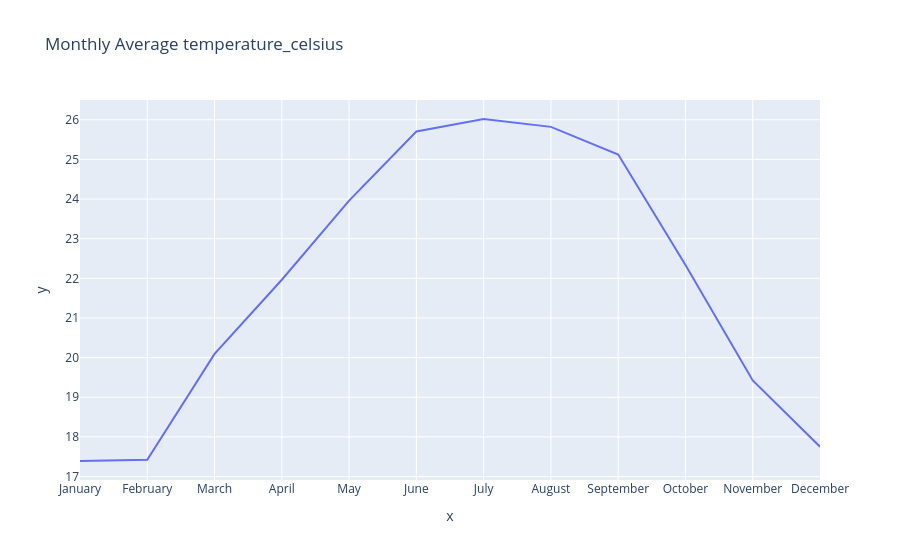

Source (notebook cell):
### Markdown cell above
### Seasonal Patterns

### Code cell
# Seasonal patterns analysis
df['month_name'] = df[date_col].dt.month_name()
df['season'] = df[date_col].dt.month%12 // 3 + 1
season_map = {1:'Winter', 2:'Spring', 3:'Summer', 4:'Fall'}
df['season_name'] = df['season'].map(season_map)

# Monthly trends for first numeric variable
if num_cols:
    var = num_cols[0]
    monthly_avg = df.groupby('month_name')[var].mean().reindex(['January','February','March','April','May','June','July','August','September','October','November','December'])
    fig = px.line(x=monthly_avg.index, y=monthly_avg.values, title=f'Monthly Average {var}')
    fig.show()

### Figure 1 — Plotly figure (JSON) as saved in the notebook; plotly's stock layout.template omitted (floating-point values rounded to 4 significant figures)
{"data": [{"hovertemplate": "x=%{x}<br>y=%{y}<extra></extra>", "legendgroup": "", "line": {"color": "#636efa", "dash": "solid"}, "marker": {"symbol": "circle"}, "mode": "lines", "name": "", "orientation": "v", "showlegend": false, "type": "scatter", "x": ["January", "February", "March", "April", "May", "June", "July", "August", "September", "October", "November", "December"], "xaxis": "x", "y": [17.39, 17.42, 20.1, 21.97, 23.96, 25.7, 26.02, 25.82, 25.12, 22.34, 19.42, 17.75], "yaxis": "y"}], "layout": {"legend": {"tracegroupgap": 0}, "title": {"text": "Monthly Average temperature_celsius"}, "xaxis": {"anchor": "y", "domain": [0, 1], "title": {"text": "x"}}, "yaxis": {"anchor": "x", "domain": [0, 1], "title": {"text": "y"}}}}
